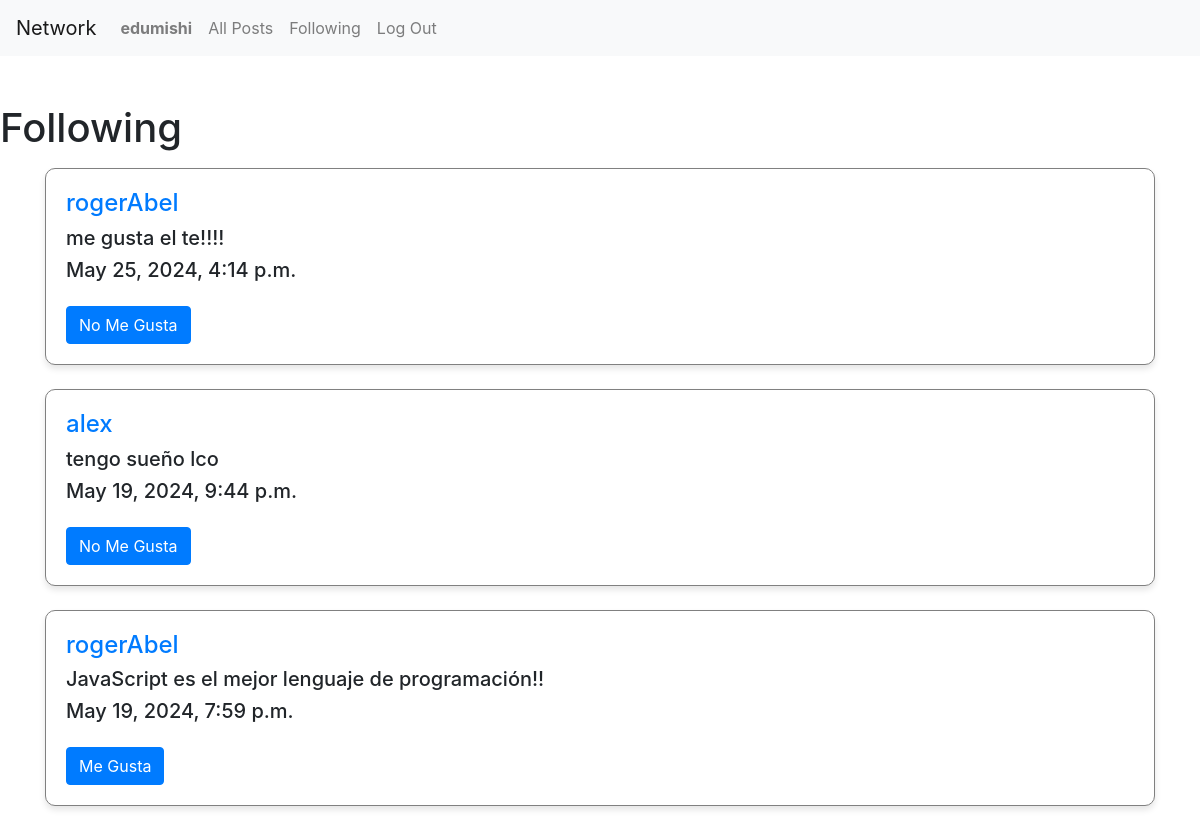
The app's page /following (signed in), older data.
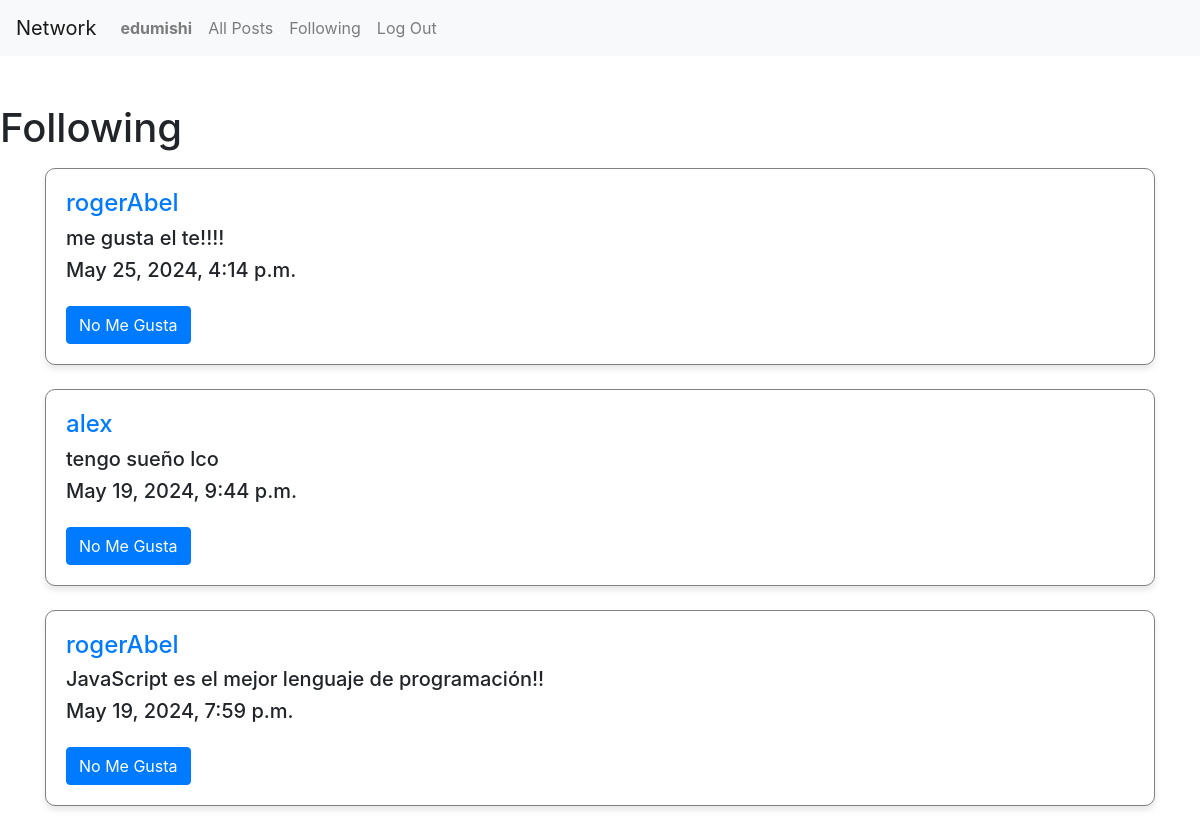
The same page, newer data.
### network/models.py (models this page shows, shortened)
class Post(models.Model):
    user = models.ForeignKey("User", on_delete=models.CASCADE, related_name="user_author")
    timestamp = models.DateTimeField(auto_now_add=True)
    content = models.CharField(max_length=255)
    likes = models.ManyToManyField("User", related_name="liked_posts", blank=True)

class User(AbstractUser):
    pass

### network/views.py (the view)
# urls.py: path("following", views.following, name="following"),
def following(request):
    cUser = User.objects.get(pk=request.user.id)
    peopleF = Follow.objects.filter(user=cUser)
    allposts = Post.objects.all().order_by('-id')
    postsF = []
    for post in allposts:
        for person in peopleF:
            if person.userF == post.user:
                postsF.append(post)
    paginator = Paginator(postsF, 10)
    page_number = request.GET.get('page')
    postsPage = paginator.get_page(page_number)
    if request.user.is_authenticated:
        likes = Like.objects.filter(user=request.user)
        liked_dict = {like.post.id: True for like in likes}
    post_with_likes = []
    for post in postsF:
        like_count = post.likes.count()
        post_with_likes.append({'post':post, 'likes': like_count})
    print(f"Esto es: {liked_dict}")
    return render(request, "network/following.html",{
        "postsPage":postsPage,
        "liked": liked_dict,
        "posts": post_with_likes
    })

### network/templates/network/following.html (shortened to what this page needs)
{% extends "network/layout.html" %}
{% block body %}
<h1 class="mt-5">Following</h1>
<div class="container mt-3">
    {% for post in postsPage %}
    <div class="post mb-4">
        <h4><a href="{% url 'profile' user_id=post.user.id %}">{{ post.user }}</a></h4>
        <h5>{{ post.content }}</h5>
        <h5>{{ post.timestamp }}</h5>
        {% if user.is_authenticated %}
        {% if post.id in liked %}
        <button class="btn btn-primary mt-3" id="like-btn-{{ post.id }}" onclick="likeHandler({{ post.id }}, true)">No Me Gusta</button>
        {% else %}
        <button class="btn btn-primary mt-3" id="like-btn-{{ post.id }}" onclick="likeHandler({{ post.id }}, false)">Me Gusta</button>
        {% endif %}
        {% endif %}
    </div>
    {% endfor %}
</div>
{% endblock %}

Row changes from the older to the newer data that the page shows:
changed Post "JavaScript es el mejor lenguaje de programación!!": text "Me Gusta" → "No Me Gusta"
